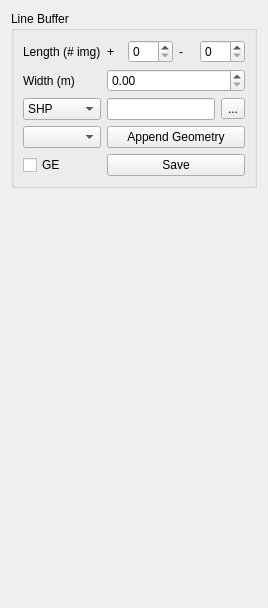
       <widget class="QWidget" name="tab">
        <attribute name="title">
         <string>GT</string>
        </attribute>
        <layout class="QVBoxLayout" name="verticalLayout_13">
         <item>
          <widget class="QGroupBox" name="groupBox_2">
           <property name="title">
            <string>Line Buffer</string>
           </property>
           <property name="flat">
            <bool>false</bool>
           </property>
           <property name="checkable">
            <bool>false</bool>
           </property>
           <layout class="QVBoxLayout" name="verticalLayout_7">
            <item>
             <layout class="QGridLayout" name="gridLayout_4">
              <item row="3" column="0">
               <widget class="QComboBox" name="gtvector_type">
                <item>
                 <property name="text">
                  <string>SHP</string>
                 </property>
                </item>
                <item>
                 <property name="text">
                  <string>GeoJson</string>
                 </property>
                </item>
                <item>
                 <property name="text">
                  <string>KML</string>
                 </property>
                </item>
               </widget>
              </item>
              <item row="1" column="1">
               <layout class="QHBoxLayout" name="horizontalLayout_8">
                <item>
                 <widget class="QLabel" name="label_30">
                  <property name="sizePolicy">
                   <sizepolicy hsizetype="Minimum" vsizetype="Minimum">
                    <horstretch>0</horstretch>
                    <verstretch>0</verstretch>
                   </sizepolicy>
                  </property>
                  <property name="maximumSize">
                   <size>
                    <width>15</width>
                    <height>16777215</height>
                   </size>
                  </property>
                  <property name="layoutDirection">
                   <enum>Qt::RightToLeft</enum>
                  </property>
                  <property name="text">
                   <string>+</string>
                  </property>
                 </widget>
                </item>
                <item>
                 <widget class="QSpinBox" name="frontbuffer">
                  <property name="maximumSize">
                   <size>
                    <width>50</width>
                    <height>16777215</height>
                   </size>
                  </property>
                 </widget>
                </item>
                <item>
                 <widget class="QLabel" name="label_31">
                  <property name="sizePolicy">
                   <sizepolicy hsizetype="Minimum" vsizetype="Minimum">
                    <horstretch>0</horstretch>
                    <verstretch>0</verstretch>
                   </sizepolicy>
                  </property>
                  <property name="maximumSize">
                   <size>
                    <width>15</width>
                    <height>16777215</height>
                   </size>
                  </property>
                  <property name="layoutDirection">
                   <enum>Qt::RightToLeft</enum>
                  </property>
                  <property name="text">
                   <string>-</string>
                  </property>
                 </widget>
                </item>
                <item>
                 <widget class="QSpinBox" name="rearbuffer">
                  <property name="maximumSize">
                   <size>
                    <width>50</width>
                    <height>16777215</height>
                   </size>
                  </property>
                 </widget>
                </item>
               </layout>
              </item>
              <item row="6" column="1">
               <widget class="QPushButton" name="query">
                <property name="text">
                 <string>Save</string>
                </property>
               </widget>
              </item>
              <item row="2" column="1">
               <widget class="QDoubleSpinBox" name="bufferwidth"/>
              </item>
              <item row="1" column="0">
               <widget class="QLabel" name="label_28">
                <property name="text">
                 <string>Length (# img)</string>
                </property>
               </widget>
              </item>
              <item row="2" column="0">
               <widget class="QLabel" name="label_27">
                <property name="text">
                 <string>Width (m)</string>
                </property>
               </widget>
              </item>
              <item row="3" column="1">
               <layout class="QHBoxLayout" name="horizontalLayout_9">
                <item>
                 <widget class="QLineEdit" name="gtvector"/>
                </item>
                <item>
                 <widget class="QToolButton" name="gtvector_select">
                  <property name="text">
                   <string>...</string>
                  </property>
                 </widget>
                </item>
               </layout>
              </item>
              <item row="6" column="0">
               <widget class="QCheckBox" name="syncGE">
                <property name="text">
                 <string>GE</string>
                </property>
               </widget>
              </item>
              <item row="4" column="1">
               <widget class="QPushButton" name="append_geometry">
                <property name="text">
                 <string>Append Geometry</string>
                </property>
               </widget>
              </item>
              <item row="4" column="0">
               <widget class="QComboBox" name="comboBox_2"/>
              </item>
             </layout>
            </item>
           </layout>
          </widget>
         </item>
         <item>
          <spacer name="verticalSpacer_4">
           <property name="orientation">
            <enum>Qt::Vertical</enum>
           </property>
           <property name="sizeHint" stdset="0">
            <size>
             <width>20</width>
             <height>409</height>
            </size>
           </property>
          </spacer>
         </item>
        </layout>
       </widget>
